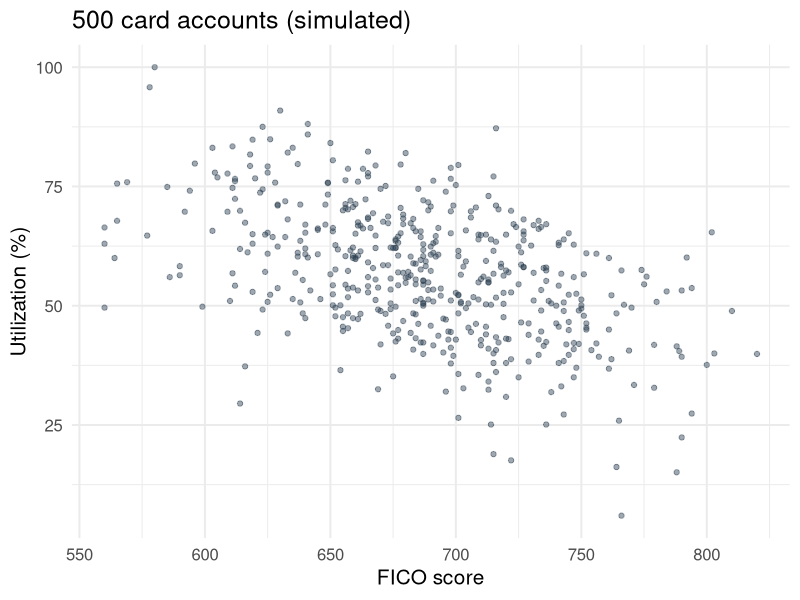
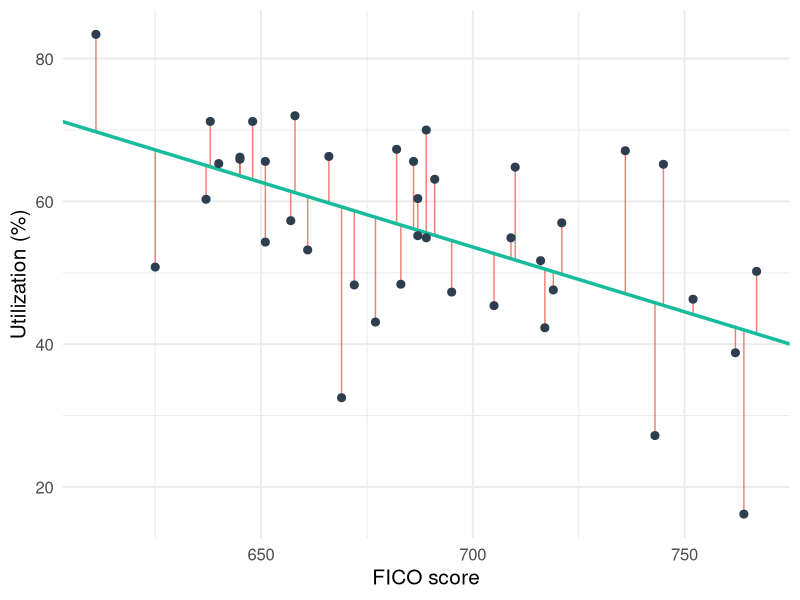
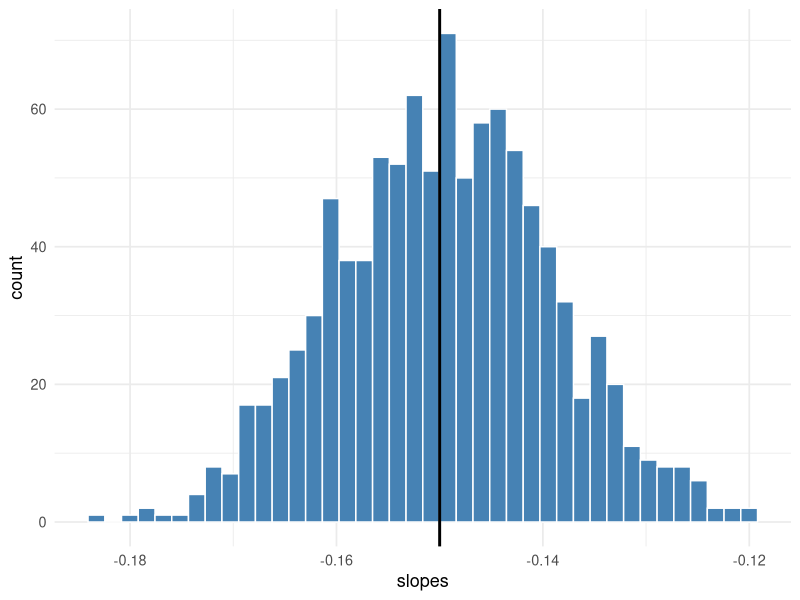

Source code (R) for these figures, in order:
## ---- chunk 1
#| label: setup
#| include: false
library(tidyverse)
set.seed(1105)

# The Capital One card portfolio used all morning (simulated).
n <- 500
fico <- round(pmin(pmax(rnorm(n, 690, 50), 560), 830))
util <- round(pmin(pmax(160 - 0.15 * fico + rnorm(n, 0, 12), 0), 100), 1)
cards <- tibble(fico, util)
reg <- lm(util ~ fico, data = cards)
## ---- chunk 2
#| label: scatter
#| echo: false
#| fig-width: 10
#| fig-height: 4.6
#| fig-align: center
ggplot(cards, aes(fico, util)) +
  geom_point(alpha = 0.45, colour = "#2C3E50") +
  labs(
    x = "FICO score",
    y = "Utilization (%)",
    title = "500 card accounts (simulated)"
  ) +
  theme_minimal(base_size = 15)
## ---- chunk 3
#| label: resid-plot
#| echo: false
#| fig-width: 10
#| fig-height: 3.9
#| fig-align: center
set.seed(7)
few <- slice_sample(cards, n = 40)
few_reg <- lm(util ~ fico, data = few)
ggplot(few, aes(fico, util)) +
  geom_segment(
    aes(xend = fico, yend = fitted(few_reg)),
    colour = "#E74C3C",
    alpha = 0.7
  ) +
  geom_abline(
    intercept = coef(few_reg)[1],
    slope = coef(few_reg)[2],
    colour = "#18BC9C",
    linewidth = 1.2
  ) +
  geom_point(size = 2.4, colour = "#2C3E50") +
  labs(x = "FICO score", y = "Utilization (%)") +
  theme_minimal(base_size = 15)
## ---- chunk 4
#| label: sim-peek
head(cards, 4)
## ---- chunk 5
#| label: you-try-4-soln
x <- cards$fico
y <- cards$util

Sxx <- sum((x - mean(x))^2)
Sxy <- sum((x - mean(x)) * (y - mean(y)))

b1 <- Sxy / Sxx
b0 <- mean(y) - b1 * mean(x)
c(b0 = b0, b1 = b1)
coef(lm(util ~ fico, data = cards))
## ---- chunk 6
#| label: you-try-5-soln
yhat <- fitted(reg)
uhat <- resid(reg)
TSS <- sum((y - mean(y))^2)
ESS <- sum((yhat - mean(y))^2)
SSR <- sum(uhat^2)
R2 <- ESS / TSS
SER <- sqrt(SSR / (length(y) - 2))
round(c(TSS = TSS, ESS = ESS, SSR = SSR, R2 = R2, SER = SER), 3)
## ---- chunk 7
#| label: anova-5
anova(reg)
## ---- chunk 8
#| label: you-try-6-soln
#| fig-width: 8
#| fig-height: 2.8
#| fig-align: center
set.seed(300)
slopes <- replicate(1000, {
  fico <- round(pmin(pmax(rnorm(500, 690, 50), 560), 830))
  util <- pmin(pmax(160 - 0.15 * fico + rnorm(500, 0, 12), 0), 100)
  coef(lm(util ~ fico))[2]
})
round(
  c(
    mean = mean(slopes),
    sd = sd(slopes),
    one_sample_SE = coef(summary(reg))["fico", "Std. Error"]
  ),
  4
)
ggplot(tibble(slopes), aes(slopes)) +
  geom_histogram(bins = 40, fill = "steelblue", colour = "white") +
  geom_vline(xintercept = -0.15, linewidth = 1) +
  theme_minimal(base_size = 13)
## ---- chunk 9
#| label: coef-table
coef(summary(reg))
